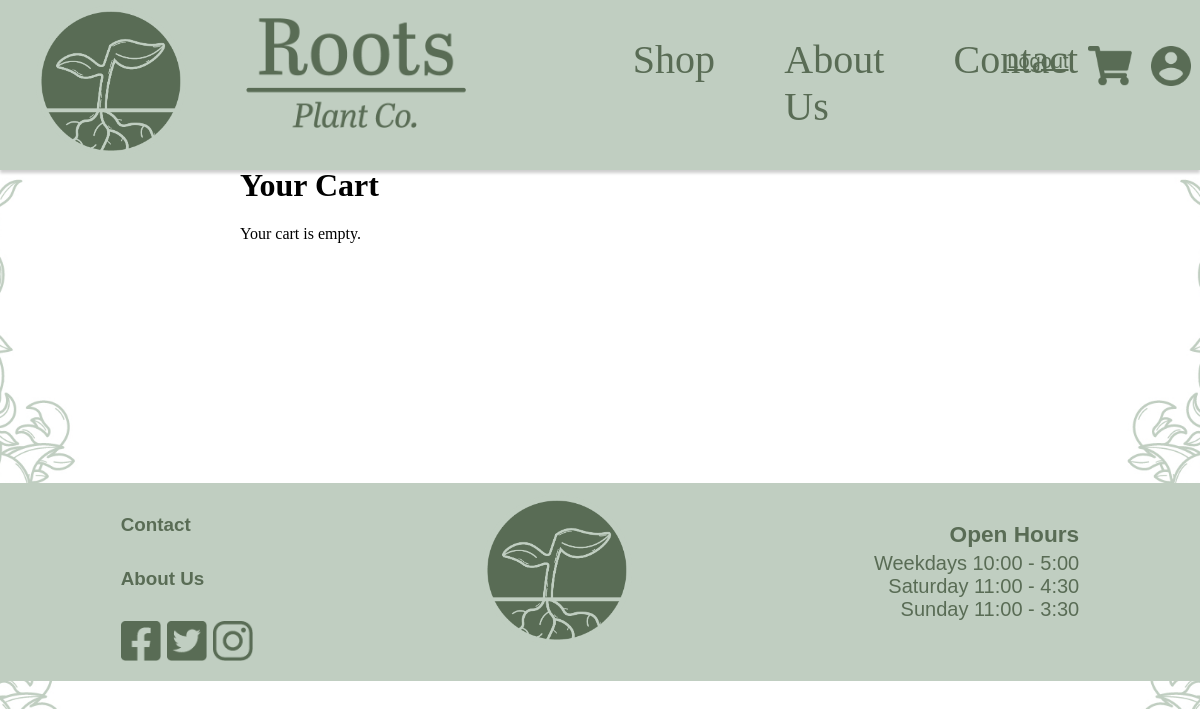
The app's page /viewCart (signed in), older data.
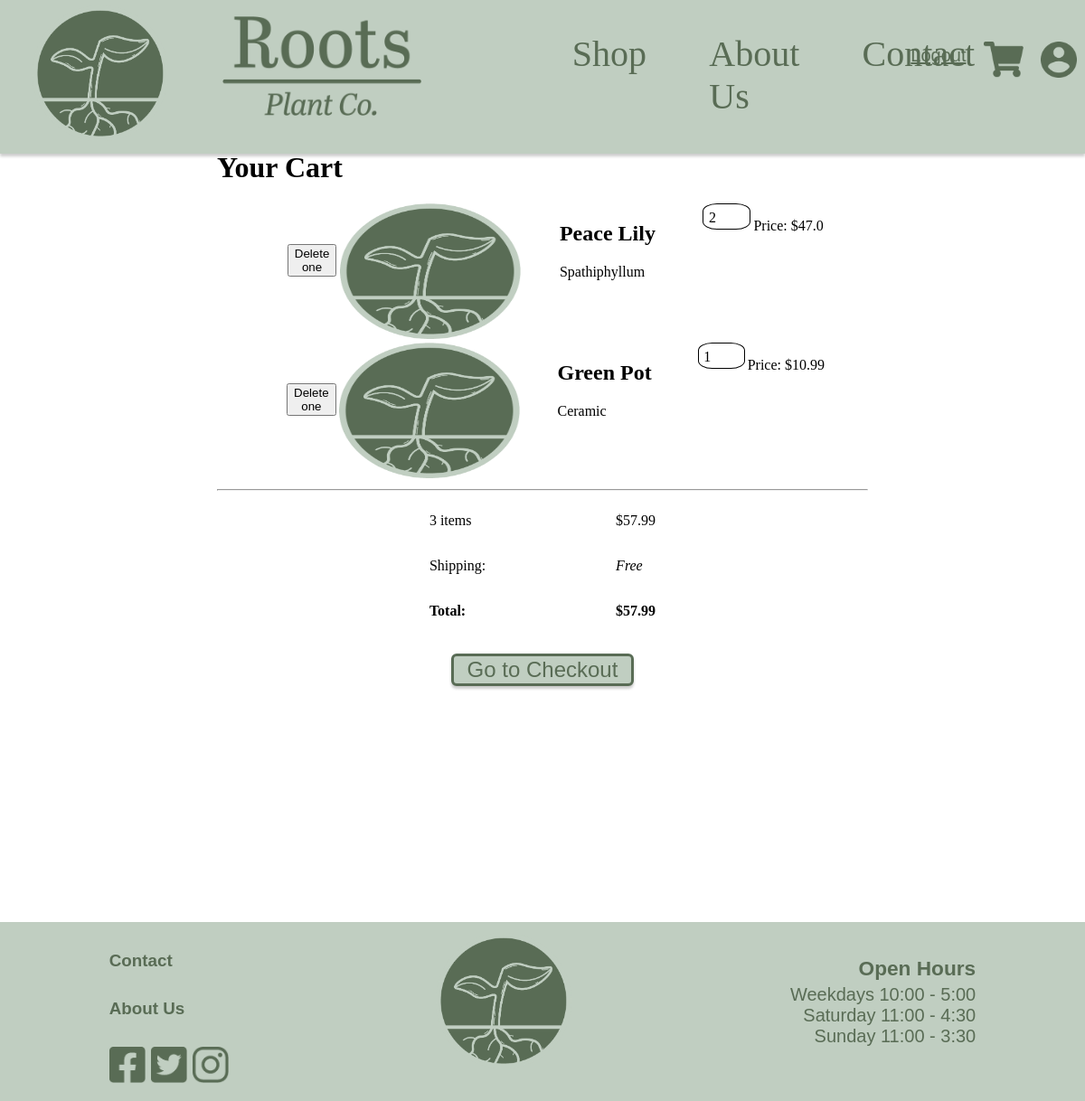
The same page, newer data.
### Website/models.py (models this page shows)
class UserCart(db.Model):
    __tablename__ = 'UserCart'
    id = db.Column(db.Integer, primary_key=True, autoincrement=True)
    userId = db.Column(db.Integer, db.ForeignKey('user.id'), nullable=False)
    productId = db.Column(db.Integer, db.ForeignKey('shopProducts.id'), nullable=False)
    quantity = db.Column(db.Integer, nullable=False, default=1)
    shopproduct = db.relationship('ShopProducts')
    user = db.relationship('User')

class ShopProducts(db.Model):
    __tablename__ = 'shopProducts'
    id = db.Column(db.Integer, primary_key=True)
    name = db.Column(db.String(150), nullable=False) #Is required
    summary = db.Column(db.String(500), nullable=True)
    description = db.Column(db.String(1000), nullable=True)
    price = db.Column(db.Integer, nullable=False) #Is required
    stock = db.Column(db.Integer, nullable=False) #Is required
    category = db.Column(db.String(150), nullable=False) #Is required
    subCategory = db.Column(db.String(150), nullable=True)
    subSubCategory = db.Column(db.String(150), nullable=True)
    imageUrl = db.Column(db.String(150), nullable=False) #Is required
    userId = db.Column(db.Integer, db.ForeignKey('user.id'))

### Website/views.py (the view)
@views.route('/viewCart', methods=['GET'])
@login_required
def viewCart():
    cartItems = UserCart.query.filter_by(userId=current_user.id).all()
    totalPrice = sum(item.shopproduct .price * item.quantity for item in cartItems)
    totalQuantity = sum(item.quantity for item in cartItems)
    return render_template('viewCart.html', user=current_user, cartItems=cartItems, totalPrice=totalPrice, totalQuantity=totalQuantity)

### Website/templates/viewCart.html (shortened to what this page needs)
{% extends "navBase.html" %}
{% block content %}
<div class=pageHeader><h1>Your Cart</h1></div>
<head>
    <link rel="stylesheet" href="{{ url_for('static', filename='css/viewCart.css') }}">
</head>
<body>
    {% if cartItems %}
        <div class="cart">
            {% for item in cartItems %}
                <div class="cartItem">
                    <form id="deleteOne" action="{{ url_for('views.removeFromCart', productId=item.productId) }}" method="POST">
                        <button class="delBtn">Delete one</button>
                    </form>
                    <div class="productImage">
                        <img src="{{ url_for('static', filename='img/' + item.shopproduct.imageUrl) }}" width="200" height="150" alt="Plant image">
                    </div>
                    <div class="itemTitle">
                        <h2>{{ item.shopproduct.name }}</h2>
                        {% if item.shopproduct.summary %}
                        {{item.shopproduct.summary}}
                        {% else %}
                        <p>-</p>
                        {% endif %}
                    </div>
                    <div class="qty"> {{ item.quantity }} </div>
                    <p>Price: ${{ item.shopproduct.price * item.quantity }}</p>
                </div>
            {% endfor %}
        </div>
        <hr>
        <div class="cartSummaryContainer">
            <div class="cartSummaryItems">
                <p>{{ totalQuantity }} items</p>
                <p>Shipping: </p>
                <p><b>Total:</b> </p>
            </div>
            <div class="cartSummaryItems2">
                <p>${{ totalPrice }}</p>
                <p><i>Free</i> </p>
                <p><b>${{ totalPrice }}</b></p>
            </div>
        </div>
        <form class="checkoutBtnLink" action="{{ url_for('views.checkout') }}">
            <button class="checkoutBtn">Go to Checkout</button>
        </form>
    {% else %}
        <p>Your cart is empty.</p>
    {% endif %}
    {% endblock %}

### Website/templates/navBase.html (shortened to what this page needs)
<!DOCTYPE html>
<html>
    <head>
        <link rel="stylesheet" href="{{ url_for('static', filename='css/navBase.css') }}">
        <link rel="stylesheet" href="https://use.typekit.net/btr0hfq.css">
    </head>
    <body>
        <nav class="navBar">
            <div class="navBarMain">
                <a class="navBarLogoIcon" href="/">
                    <img height="150px" src="{{ url_for('static', filename='iconLogo.png') }}">
                </a>
                <a class="navBarLogoType" href="/">
                    <img height="110px" src="{{ url_for('static', filename='typographicLogo.png') }}">
                </a>
                <div class="navBarCategories">
                    <a class="navItem" id="shop" href="/shop">Shop</a>
                    <a class="navItem" id="aboutUs" href="/aboutUs">About Us</a>
                    <a class="navItem" id="contact" href="{{ url_for('contact.contact')}}">Contact</a>
                </div>
                {% if user.is_authenticated %}
                <div class="loggedSection">
                    <a class="loggedLinks" id="logout" href="/logout">Logout</a>
                    <a class="loggedIcons" href="/viewCart">
                        <img height="40px" src="{{ url_for('static', filename='shoppingCart.png')  }}">
                    </a>
                    <a class="loggedIcons" href="/accountDetails">
                        <img height="40px" src="{{ url_for('static', filename='accountIcon.png') }}">
                    </a>
                </div>
                {% else %}
                <div class="loginSection">
                    <a class="loginLinks" id="login" href="/login">Login</a>
                    <a class="loginLinks" id="signUp" href="/signUp">Sign up</a>
                </div>
                {% endif %}
            </div>
        </nav>
        <div class="container">
            {% block content %}
            {% endblock %}
        </div>
        <footer class="footer">
            <div class="footerMain">
                <div class="column1">
                    <a class="column1Text" href="/shop"><h5>Contact</h5></a>
                    <a class="column1Text" href="/shop"><h5>About Us</h5></a>
                    <ul class="socialMedias">
                        <li class="socialMediaItems">
                            <a href="/shop"><img height="40px" src="{{ url_for('static', filename='facebookIcon.png') }}"></a>
                        </li>
                        <li class="socialMediaItems" href="#">
                            <a href="/shop"><img height="40px" src="{{ url_for('static', filename='twitterIcon.png') }}"></a>
                        </li>
                        <li class="socialMediaItems" href="#">
                            <a href="/shop"><img height="40px" src="{{ url_for('static', filename='instaIcon.png') }}"></a>
                        </li>
                    </ul>
                </div>
                <a class="footerLogo" href="/">
                    <img height="150px" src="{{ url_for('static', filename='iconLogo.png') }}">
                </a>
                <div class="openHours">
                    <h5 class="openHoursTitle">Open Hours</h5>
                    <ul class="openHoursList">
                        <li>Weekdays 10:00 - 5:00</li>
                        <li>Saturday 11:00 - 4:30</li>
                        <li>Sunday 11:00 - 3:30</li>
                    </ul>
                </div>
            </div>
        </footer>
    </body>
</html>

### Website/static/css/navBase.css (style rules this page uses)
body, html { margin: 0%; padding: 0%; background-image: url(/static/background.jpg); background-size: cover; background-attachment: fixed; background-position: center; background-repeat: no-repeat; }
nav { height: 170px; }
.navBar { background-color: #C0CEC1; position: fixed; width: 100%; top: 0; box-shadow: 0px 3px 3px rgba(0, 0, 0, 0.2); }
.navBarMain { display: flex; }
.navBarLogoIcon { margin-top: 0.5%; margin-left: 3%; margin-right: 0%; padding: 0%; }
.navBarLogoType { margin-left: 5%; margin-right: 0%; margin-top: 1.5%; padding: 0%; }
.navBarCategories { display: flex; margin-top: 3%; margin-left: 11%; margin-right: 0%; width: 50%; padding: 0%; height: fit-content; }
.navItem { font-family: abril-titling, serif; font-style: normal; font-weight: 400; color: #596C55; font-size: 30pt; text-decoration: none; margin-left: 9%; margin-right: 9%; }
.loggedSection { margin-top: 3.5%; margin-left: 2%; display: block; width: 300px; display: flex; }
.loggedLinks { font-family: "brandon-grotesque", sans-serif; font-weight: 400; font-style: normal; color: #596C55; font-size: 15pt; margin-right: 10%; margin-top: 4%; }
.loggedIcons { margin-top: 2%; margin-right: 10%; text-decoration: none; }
.container { margin-left: 20%; margin-right: 20%; margin-top: 10%; }
.footerMain { height: 20%; display: flex; background-color: #C0CEC1; justify-content: space-around; bottom: 0; width: 100%; margin-top: 20%; }
.column1 { display: inline; }
.column1Text { font-family: "brandon-grotesque", sans-serif; font-weight: 400; font-style: normal; color: #596C55; font-size: 17pt; text-decoration: none; }
.socialMedias { display: flex; list-style: none; padding: 0%; justify-content: space-around; }
.socialMediaItems { margin-right: 5%; }
.footerLogo { margin-top: 1%; }
.openHours { font-family: "brandon-grotesque", sans-serif; font-weight: 400; font-style: normal; color: #596C55; font-size: 15pt; text-decoration: none; text-align: right; }
.openHoursTitle { margin-bottom: 2%; font-size: 17pt; }
.openHoursList { list-style: none; margin-left: 0%; padding-left: 0%; margin-top: 0%; }

### Website/static/css/viewCart.css (style rules this page uses)
.pageHeader { padding-top: 3.5%; }
.cart { display: flex; flex-direction: column; justify-content: center; }
.cartItem { display: grid; grid-template-columns: auto auto auto auto auto; }
.delBtn { margin-top: 35%; margin-left: 60%; margin-right: 20%; }
.productImage { margin-left: 2.5%; margin-right: 0%; }
.itemTitle { margin-left:0%; }
.qty { border: 1px solid black; padding: 10%; margin-left:5%; margin-right:5%; border-radius: 30%; max-height: 10%; }
.cartSummaryContainer { display: flex; flex-direction: row; justify-content: center; width:auto; }
.cartSummaryItems { display: flex; flex-direction: column; justify-content: left; width:auto; margin-right:20%; }
.cartSummaryItems2 { display: flex; flex-direction: column; justify-content: right; }
.checkoutBtn { margin: 3%; background-color: #C0CEC1; border: 3px solid #596C55; border-radius: 6px; font-family: "brandon-grotesque", sans-serif; font-weight: 400; font-style: normal; color: #596C55; font-size: 18pt; box-shadow: 0px 3px 3px rgba(0, 0, 0, 0.2); padding-left: 2%; padding-right: 2%; }
.checkoutBtnLink { display: flex; justify-content: center; }

Row changes from the older to the newer data that the page shows:
added UserCart: imageUrl (picture), shopproduct.name "Peace Lily", shopproduct.summary "Spathiphyllum", quantity "2", item.shopproduct.price*item.quantity "47.0"
added UserCart: imageUrl (picture), shopproduct.name "Green Pot", shopproduct.summary "Ceramic", quantity "1", item.shopproduct.price*item.quantity "10.99"
Text that changed along with them:
{{ totalQuantity }}: (not shown) → "3"
{{ totalPrice }}: (not shown) → "57.99"
text no longer shown: "Your cart is empty."
text now shown: "items Shipping: Total: $ Free $ Go to Checkout"
